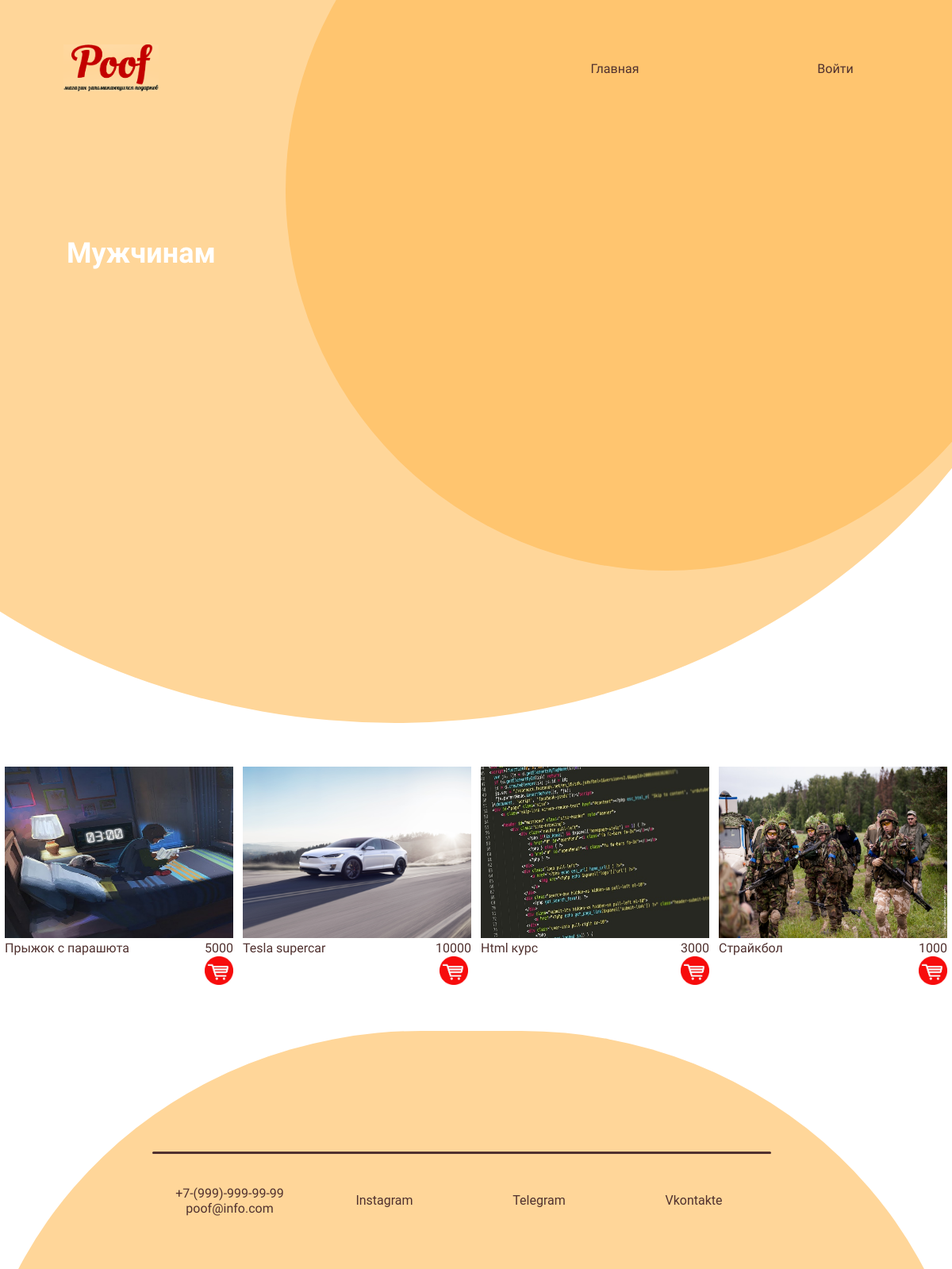
Page /category/1 on the earlier database version.
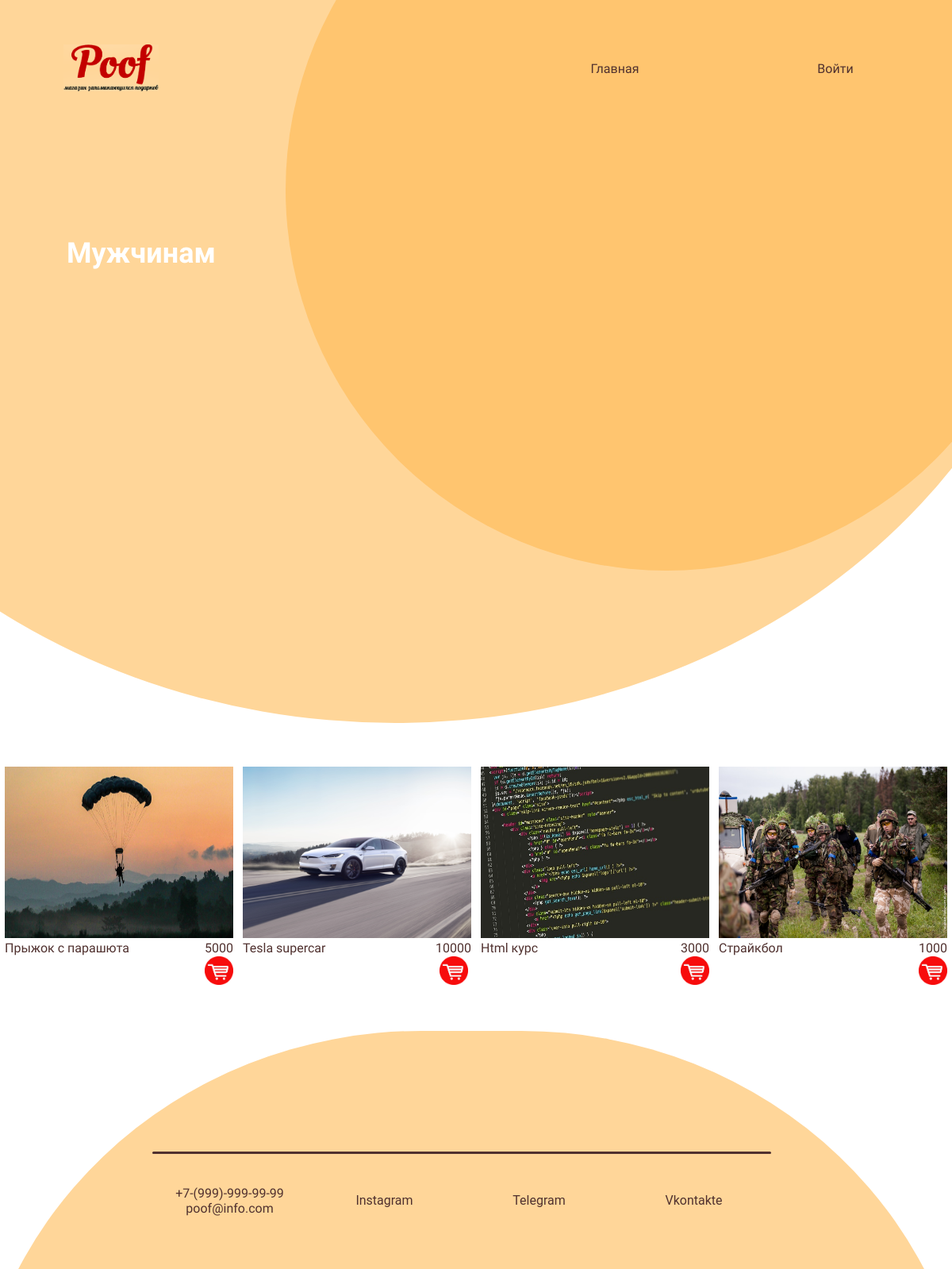
Same page on the later database version.
### products/models.py (models this page shows, shortened)
class Products(models.Model):
    title = models.CharField(max_length=150, verbose_name='Название')
    description = models.TextField(max_length=1000, verbose_name='Описание')
    price = models.IntegerField(verbose_name='Цена')
    created_at = models.DateField(auto_now_add=True, verbose_name='Создано')
    updated_at = models.DateField(auto_now=True, verbose_name='Обновлено')
    photo = models.ImageField(upload_to='photos/', verbose_name='Изображение')
    slug = models.SlugField(unique=True, verbose_name='Слаг')
    category = models.ForeignKey('Category', on_delete=models.PROTECT, blank=True, null=True)
    def get_absolute_url(self):
        return reverse_lazy('products', kwargs={'slug': self.slug})
    class Meta:
        verbose_name = 'Товар'
        verbose_name_plural = 'Товары'
        ordering = ['created_at']

### products/views.py (the view)
# urls.py: path('category/<int:category_id>', get_category, name='category'),
def get_category(request, category_id):
    products = Products.objects.filter(category_id=category_id)
    categories = Category.objects.all()
    category = Category.objects.get(pk=category_id)
    return render(request, 'products/category.html', {'products': products, 'categories': categories, 'category': category})

### products/templates/products/category.html (shortened to what this page needs)
{% extends 'base.html' %}
{% load static %}
{% block content %}
<div class="wrapper">
    <div class = "bottom_menu">
        <div class="logo"><img src="{% static 'img/Logo.gif' %}"></div>
        <div class="menu_links">
            <a href="/" class="link">Главная</a>
            {% if request.user.is_authenticated %}
            <a href="#" class="link">Личный кабинет</a>
            <a href="{% url 'logout' %}" class="link">Выход</a>
            {% else %}
            <a href="{% url 'login' %}" class="link">Войти</a>
            {% endif %}
        </div>
    </div>
    <div class = "circle"><img src="{{category.photo.url}}"></div>
    <div class = "circle_light"></div>
    <div class="intro_text">
        <h2>{{category.title}}</h2>
    </div>
    </div>
<div class="items">
        {% for item in products %}
    <a href="{{item.get_absolute_url}}">
        <div class="item">
            <div class="item__image"><img src="{{ item.photo.url }}"> </div>
            <div class="item__info">
                <div class="title">
                {{ item.title }}
                </div>
                <div class="price">
               <a class="link-detail">
                   <div>{{ item.price}}</div>
                   <input class="cart" type="image" src="{% static 'img/Cart_logo.png' %}" alt="Кнопка «Cart»">
               </a>
                </div>
        </div>
    </div>
    </a>
        {% endfor %}
</div>
<div class="wrapper_footer">
    <div class="footer">
        <div class="footer_circle">
            <div><hr></div>
            <div class="contact">
                <p class="footer_link">+7-(999)-999-99-99<br>poof@info.com</p>
                <a href="https://www.instagram.com/yellow__boat/" class="footer_link">Instagram</a>
                <a href="https://t.me/djoefrit" class="footer_link">Telegram</a>
                <a href="https://vk.com/lonep" class="footer_link">Vkontakte</a>
            </div>
        </div>
    </div>
</div>
{% endblock %}

Differences in the rows shown:
changed Products "Прыжок с парашюта": photo: a different picture
